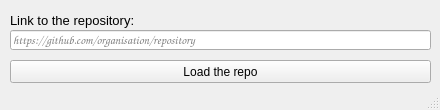
<?xml version="1.0" encoding="UTF-8"?>
<ui version="4.0">
 <class>LoadRepoWindow</class>
 <widget class="QMainWindow" name="LoadRepoWindow">
  <property name="enabled">
   <bool>true</bool>
  </property>
  <property name="geometry">
   <rect>
    <x>0</x>
    <y>0</y>
    <width>440</width>
    <height>110</height>
   </rect>
  </property>
  <property name="sizePolicy">
   <sizepolicy hsizetype="Fixed" vsizetype="Fixed">
    <horstretch>0</horstretch>
    <verstretch>0</verstretch>
   </sizepolicy>
  </property>
  <property name="minimumSize">
   <size>
    <width>440</width>
    <height>110</height>
   </size>
  </property>
  <property name="maximumSize">
   <size>
    <width>440</width>
    <height>110</height>
   </size>
  </property>
  <property name="contextMenuPolicy">
   <enum>Qt::NoContextMenu</enum>
  </property>
  <property name="acceptDrops">
   <bool>false</bool>
  </property>
  <property name="windowTitle">
   <string notr="true">RepoTool</string>
  </property>
  <property name="windowIcon">
   <iconset>
    <normaloff>repoTool.ico</normaloff>repoTool.ico</iconset>
  </property>
  <property name="toolTip">
   <string notr="true"/>
  </property>
  <property name="accessibleDescription">
   <string notr="true"/>
  </property>
  <property name="windowFilePath">
   <string notr="true"/>
  </property>
  <property name="iconSize">
   <size>
    <width>50</width>
    <height>50</height>
   </size>
  </property>
  <property name="tabShape">
   <enum>QTabWidget::Rounded</enum>
  </property>
  <widget class="QWidget" name="centralwidget">
   <widget class="QLineEdit" name="repoLinkInput">
    <property name="geometry">
     <rect>
      <x>10</x>
      <y>30</y>
      <width>421</width>
      <height>20</height>
     </rect>
    </property>
    <property name="font">
     <font>
      <family>Comic Sans MS</family>
      <italic>true</italic>
     </font>
    </property>
    <property name="text">
     <string notr="true"/>
    </property>
    <property name="placeholderText">
     <string notr="true">https://github.com/organisation/repository</string>
    </property>
   </widget>
   <widget class="QPushButton" name="loadRepoButton">
    <property name="geometry">
     <rect>
      <x>10</x>
      <y>60</y>
      <width>421</width>
      <height>23</height>
     </rect>
    </property>
    <property name="text">
     <string>Load the repo</string>
    </property>
   </widget>
   <widget class="QLabel" name="label">
    <property name="geometry">
     <rect>
      <x>10</x>
      <y>10</y>
      <width>131</width>
      <height>21</height>
     </rect>
    </property>
    <property name="font">
     <font>
      <pointsize>10</pointsize>
     </font>
    </property>
    <property name="text">
     <string>Link to the repository:</string>
    </property>
    <property name="textInteractionFlags">
     <set>Qt::NoTextInteraction</set>
    </property>
   </widget>
   <widget class="QLabel" name="errorLabel">
    <property name="geometry">
     <rect>
      <x>200</x>
      <y>10</y>
      <width>231</width>
      <height>20</height>
     </rect>
    </property>
    <property name="contextMenuPolicy">
     <enum>Qt::NoContextMenu</enum>
    </property>
    <property name="layoutDirection">
     <enum>Qt::LeftToRight</enum>
    </property>
    <property name="text">
     <string notr="true"/>
    </property>
    <property name="textFormat">
     <enum>Qt::RichText</enum>
    </property>
    <property name="alignment">
     <set>Qt::AlignRight|Qt::AlignTrailing|Qt::AlignVCenter</set>
    </property>
    <property name="textInteractionFlags">
     <set>Qt::TextSelectableByMouse</set>
    </property>
   </widget>
  </widget>
  <widget class="QStatusBar" name="statusbar"/>
 </widget>
 <resources/>
 <connections/>
</ui>
